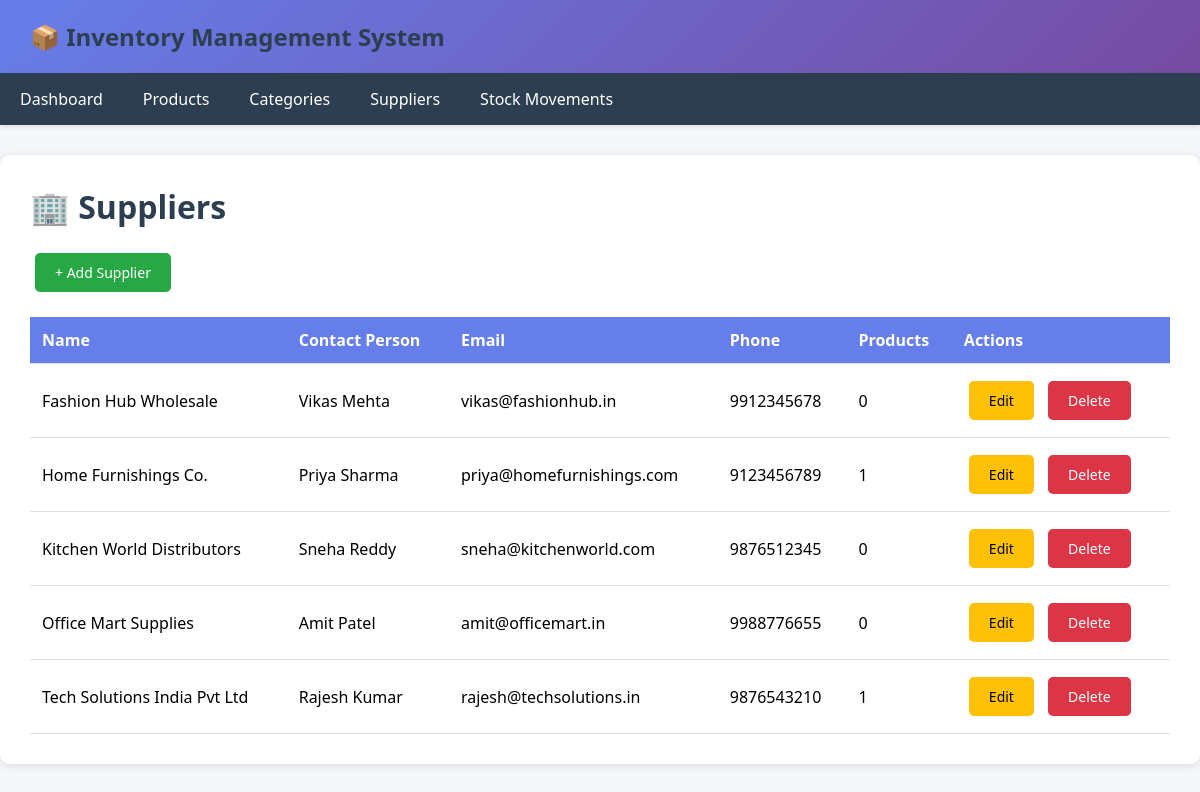
Screenshot of /suppliers/ with the database file from the repository.
### app/models.py (models this page shows, shortened)
class Supplier(models.Model):
    name = models.CharField(max_length=200)
    contact_person = models.CharField(max_length=100)
    email = models.EmailField()
    phone = models.CharField(max_length=15)
    address = models.TextField()
    created_at = models.DateTimeField(auto_now_add=True)
    class Meta:
        ordering = ['name']

### app/views.py (the view)
# urls.py: path('suppliers/', SupplierListView.as_view(), name='supplier_list'),
class SupplierListView(ListView):
    model = Supplier
    template_name = 'app/supplier_list.html'
    context_object_name = 'suppliers'

### app/templates/app/supplier_list.html (shortened to what this page needs)
{% extends 'app/base.html' %}
{% block content %}
<h1>🏢 Suppliers</h1>
<a href="{% url 'supplier_create' %}" class="btn btn-success">+ Add Supplier</a>
<table>
    <thead>
        <tr>
            <th>Name</th>
            <th>Contact Person</th>
            <th>Email</th>
            <th>Phone</th>
            <th>Products</th>
            <th>Actions</th>
        </tr>
    </thead>
    <tbody>
        {% for supplier in suppliers %}
        <tr>
            <td>{{ supplier.name }}</td>
            <td>{{ supplier.contact_person }}</td>
            <td>{{ supplier.email }}</td>
            <td>{{ supplier.phone }}</td>
            <td>{{ supplier.products.count }}</td>
            <td>
                <a href="{% url 'supplier_update' supplier.pk %}" class="btn btn-warning">Edit</a>
                <a href="{% url 'supplier_delete' supplier.pk %}" class="btn btn-danger">Delete</a>
            </td>
        </tr>
        {% empty %}
        <tr>
            <td colspan="6" style="text-align: center;">No suppliers found. Add one to get started!</td>
        </tr>
        {% endfor %}
    </tbody>
</table>
{% endblock %}

### app/templates/app/base.html (style rules this page uses)
* { margin: 0; padding: 0; box-sizing: border-box; }
body { font-family: 'Segoe UI', Tahoma, Geneva, Verdana, sans-serif; background-color: #f5f7fa; padding: 0; }
h1, h2 { color: #2c3e50; margin-bottom: 20px; }
table { width: 100%; border-collapse: collapse; margin-top: 20px; }
table th, table td { padding: 12px; text-align: left; border-bottom: 1px solid #e0e0e0; }
table th { background-color: #667eea; color: white; font-weight: 600; }
.btn { display: inline-block; padding: 10px 20px; margin: 5px; text-decoration: none; border-radius: 5px; cursor: pointer; border: none; font-size: 14px; transition: all 0.3s; }
.btn-success { background-color: #28a745; color: white; }
.btn-warning { background-color: #ffc107; color: black; }
.btn-danger { background-color: #dc3545; color: white; }

### rows the page displays
Supplier: name "Fashion Hub Wholesale", contact_person "Vikas Mehta", email "vikas@fashionhub.in", phone "9912345678", products.count "0"
Supplier: name "Home Furnishings Co.", contact_person "Priya Sharma", email "priya@homefurnishings.com", phone "9123456789", products.count "1"
Supplier: name "Kitchen World Distributors", contact_person "Sneha Reddy", email "sneha@kitchenworld.com", phone "9876512345", products.count "0"
Supplier: name "Office Mart Supplies", contact_person "Amit Patel", email "amit@officemart.in", phone "9988776655", products.count "0"
Supplier: name "Tech Solutions India Pvt Ltd", contact_person "Rajesh Kumar", email "rajesh@techsolutions.in", phone "9876543210", products.count "1"
